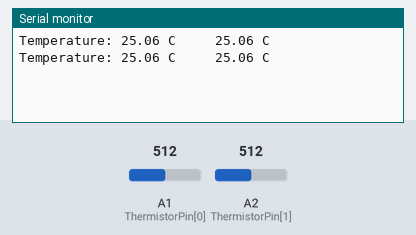
Simulated run of this sketch. Board: Arduino Uno, built with avr-gcc and run on an emulated ATmega328P. On the bench: the last lines printed to the serial monitor. The test bench sets the inputs (shaded band); at power-on: A1 (ThermistorPin[0]) = 512, A2 (ThermistorPin[1]) = 512.

Above: at 1.8 s.
1.9 s: A1 (ThermistorPin[0]) set to 716
At 2.8 s:
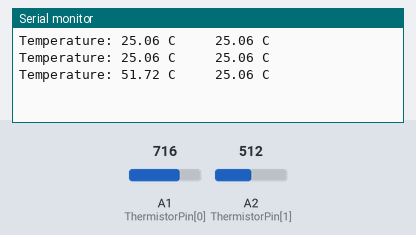
3.4 s: A2 (ThermistorPin[1]) set to 716
At 4.6 s:
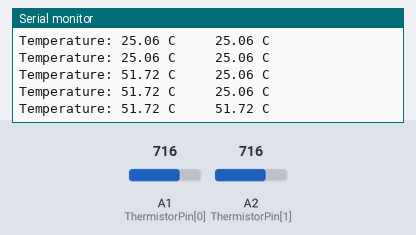
4.9 s: A1 (ThermistorPin[0]) set to 900
At 5.5 s:
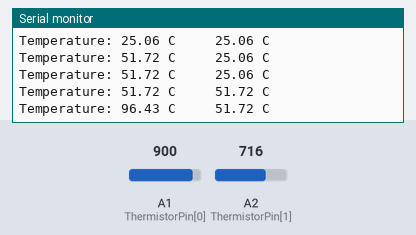
6.4 s: A2 (ThermistorPin[1]) set to 900
At 7.8 s:
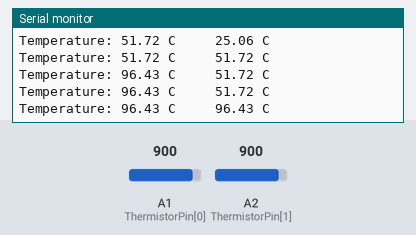
Timing chart, 0 to 8.9 s (numbered marks = the images above; inputs shaded):
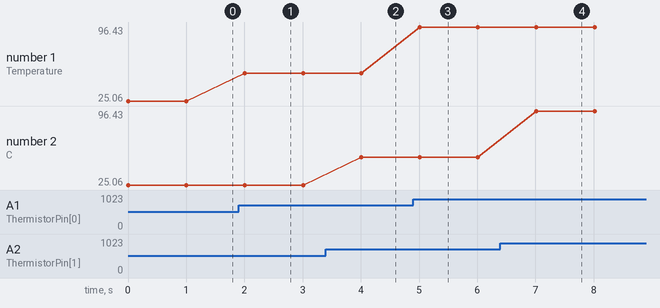

Measured:
- after the input at 1.9 s, the serial monitor: prints a new line after 0.11 s (image 1)
- after the input at 3.4 s, the serial monitor: prints a new line after 0.61 s (image 2)
- after the input at 4.9 s, the serial monitor: prints a new line after 0.11 s (image 3)
- after the input at 6.4 s, the serial monitor: prints a new line after 0.61 s (image 4)
- plotted number 1: 25.06 → 51.72 after the input at 1.9 s, 51.72 → 96.43 after the input at 4.9 s

The sketch:

NTCtempsensor.ino
```cpp
int ThermistorPin[2] = {A1,A2};
float V1;
float Vin = 5.;
float R0 = 10000.;
float logR1, R1;
float T[2];
float c1 = 298.15, b=3070.;

void setup() {
Serial.begin(9600);
}

void loop() {

  for(int i=0; i<2; i++){
    V1=(5./1023.0)*analogRead(ThermistorPin[i]);
    R1 = R0 * (Vin/V1 - 1.0);
    logR1 = log(R1/R0);
    T[i] = (1.0 / (1/c1 + ((1/b)*logR1)))-273.15;
  }

  Serial.print("Temperature: ");
  for (int i=0; i<2; i++){
    Serial.print(T[i]);
    Serial.print(" C");
    Serial.print("     ");
  }
  Serial.println();

  delay(1000);
}
```
